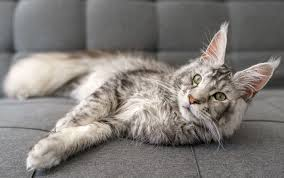
#> input picture hw3_tam/cats/1.jpeg, 284 x 178 px, found by its file name
$ jupyter execute --allow-errors TAM.ipynb   (shell and % lines are left out)
#> lines starting #> are read from the running program, lines starting #| are printed output that depends on the picture
[cell 1]
%cd TAM

[cell 2]
from PIL import Image

img = Image.open("/content/1.jpeg")
#> img is the input picture: PIL image 284x178 RGB; mean R, G, B 129.2, 124.6, 120.8
img = img.resize((336,336))
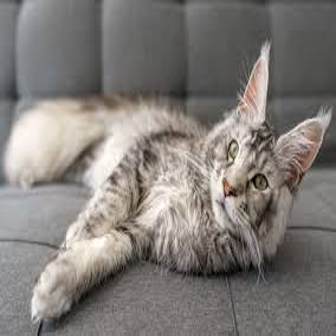
#> img: PIL image 336x336 RGB; mean R, G, B 129.2, 124.6, 120.8
img.save("/content/cat.jpg")
